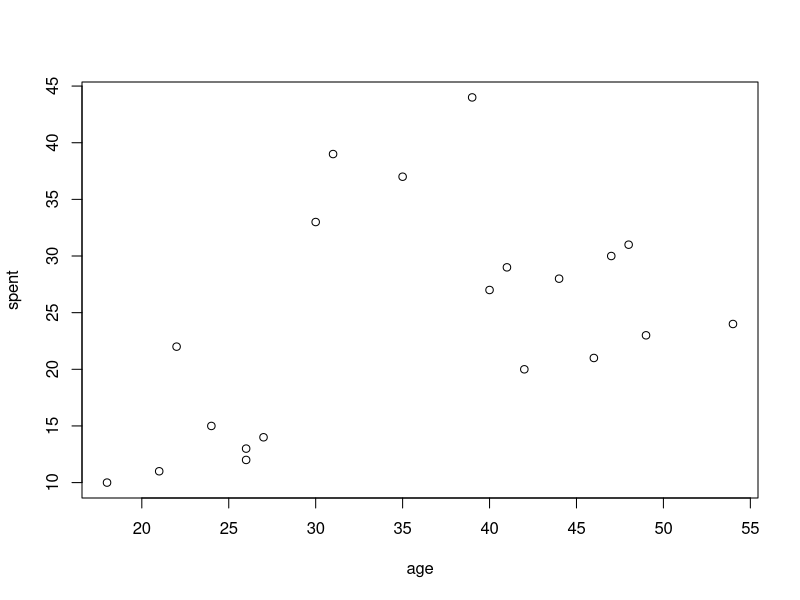

This chart was generated by the following R code:
## ---- chunk 1
age = c(18, 21, 22, 24, 26, 26, 27, 30, 31, 35, 39, 40, 41, 42, 44, 46, 47, 48, 49, 54)
spent= c(10, 11, 22, 15, 12, 13, 14, 33, 39, 37, 44, 27, 29, 20, 28, 21, 30, 31, 23, 24)
df <- data.frame(age = age, spent=spent)
## ---- chunk 2
plot(age, spent)
summary(df)
## ---- chunk 3
dataFrame <- data.frame(age=age, spent=spent)
set.seed(3)
clusters<-kmeans(dataFrame,3)
## ---- chunk 4
clusters$centers
## ---- chunk 5
clusters$cluster
